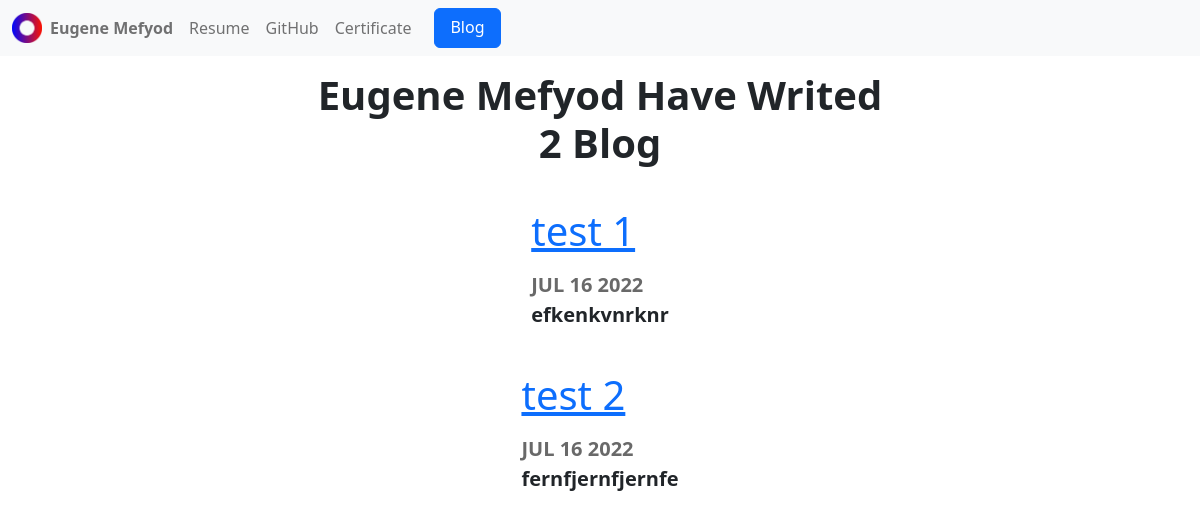
The page /blog/ on the database as committed earlier.
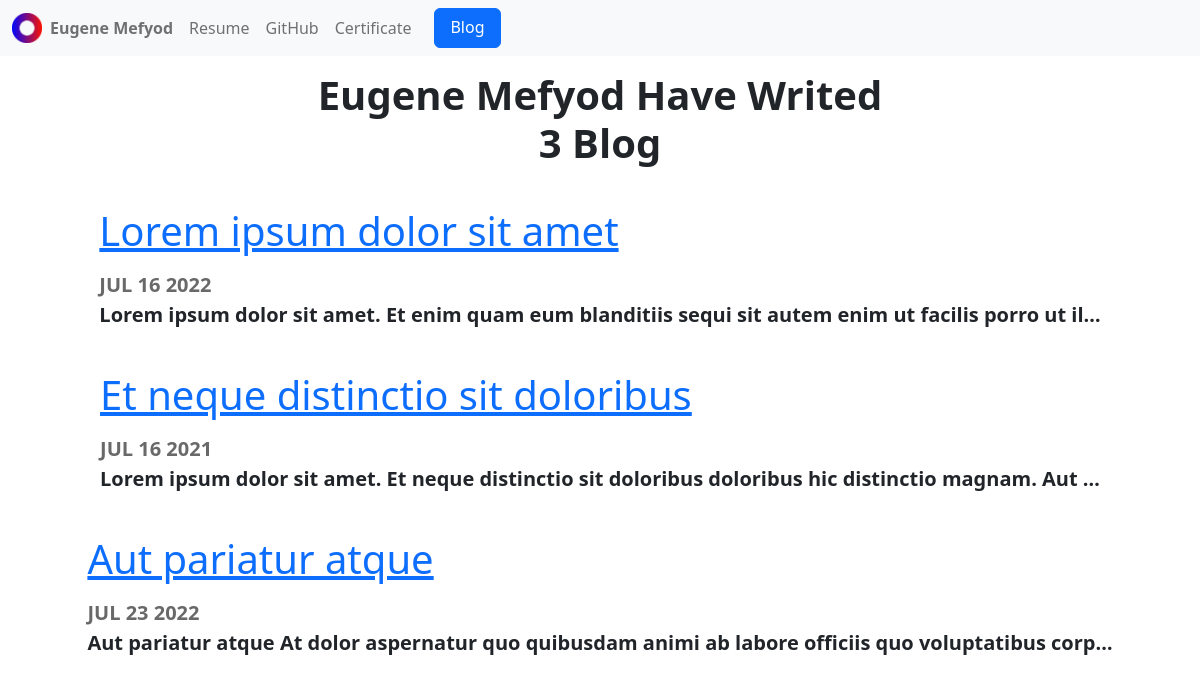
The same page on the database as committed later.
### blog/models.py (models this page shows, shortened)
class Blog(models.Model):
    title = models.CharField(max_length=200)
    description = models.TextField()
    datetime = models.DateField()

### blog/views.py (the view)
# urls.py: path('', views.all_blogs, name='all_blogs'),
def all_blogs(request):
    blogs = Blog.objects.all()
    return render(request, 'blog/all_blogs.html', {'blogs': blogs})

### blog/templates/blog/all_blogs.html
{% extends 'portfolio/base.html' %}
{% block content %}
<h1 class="head-title">Eugene Mefyod have writed {{ blogs.count }} blog</h1>
{% for blog in blogs %}
<div class="all-blogs-container">
    <div class="all-blogs-one">
        <a href={% url 'blog:detail' blog.id %}><h2 class="blog-title">{{ blog.title }}</h2></a>
            <p class="datetime">{{ blog.datetime|date:'M d Y'|upper}}</p>
                <p class="blog-description">{{ blog.description|safe|truncatechars:100  }}</p>
    </div>
</div>
{% endfor %}
{% endblock %}

Rows that differ between the two databases and show on the page:
removed Blog: title "test 2", datetime "JUL 16 2022", description "fernfjernfjernfe"
changed Blog: title "test 1" → "Lorem ipsum dolor sit amet"; description "efkenkvnrknr" → "Lorem ipsum dolor sit amet. Et enim quam eum blanditiis sequi sit autem enim ut facilis porro ut il…"
added Blog: title "Et neque distinctio sit doloribus", datetime "JUL 16 2021", description "Lorem ipsum dolor sit amet. Et neque distinctio sit doloribus doloribus hic distinctio magnam. Aut …"
added Blog: title "Aut pariatur atque", datetime "JUL 23 2022", description "Aut pariatur atque At dolor aspernatur quo quibusdam animi ab labore officiis quo voluptatibus corp…"
Other text that changed with them:
{{ blogs.count }}: "2" → "3"
